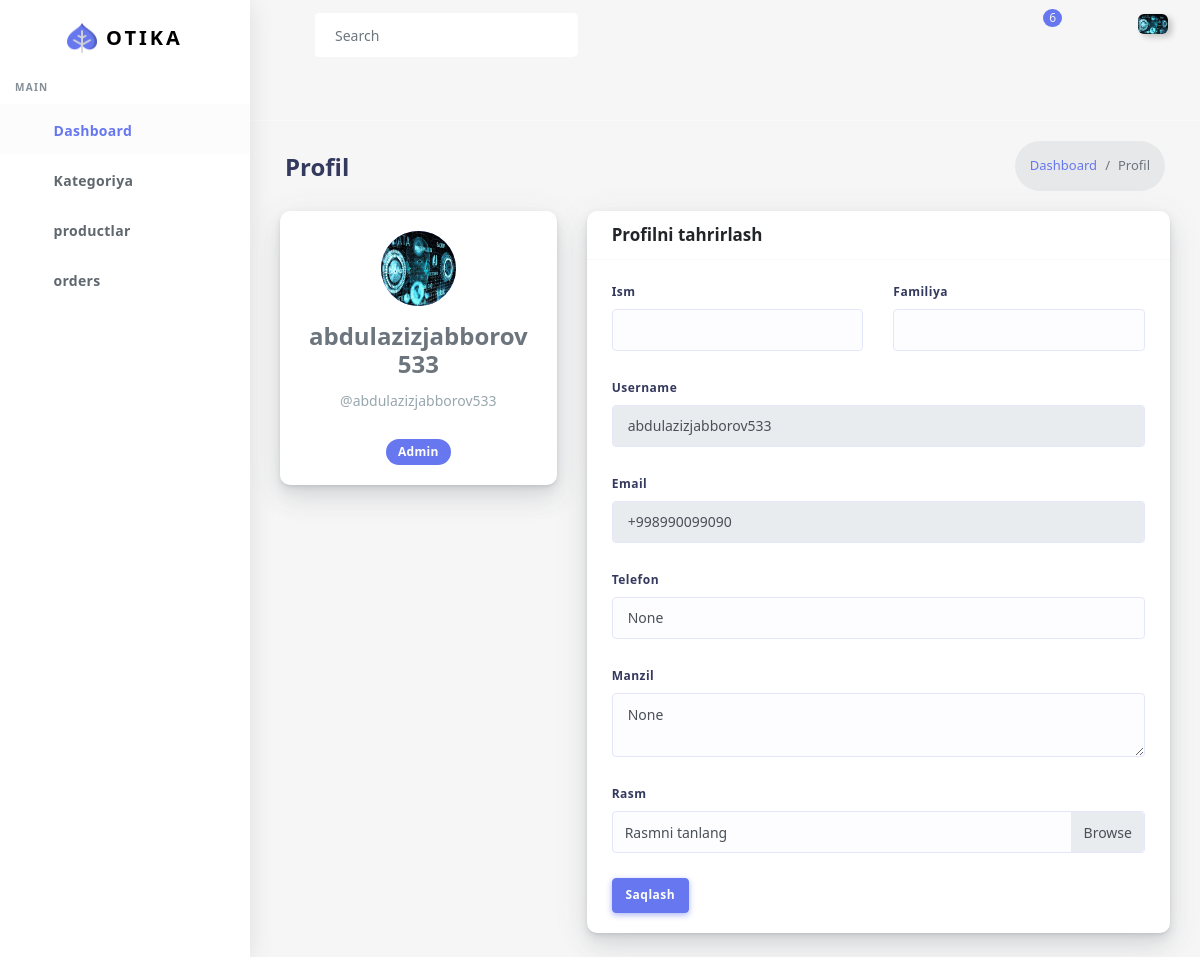
/dashboard/profile/ (signed in), run on an earlier commit of the app's database.
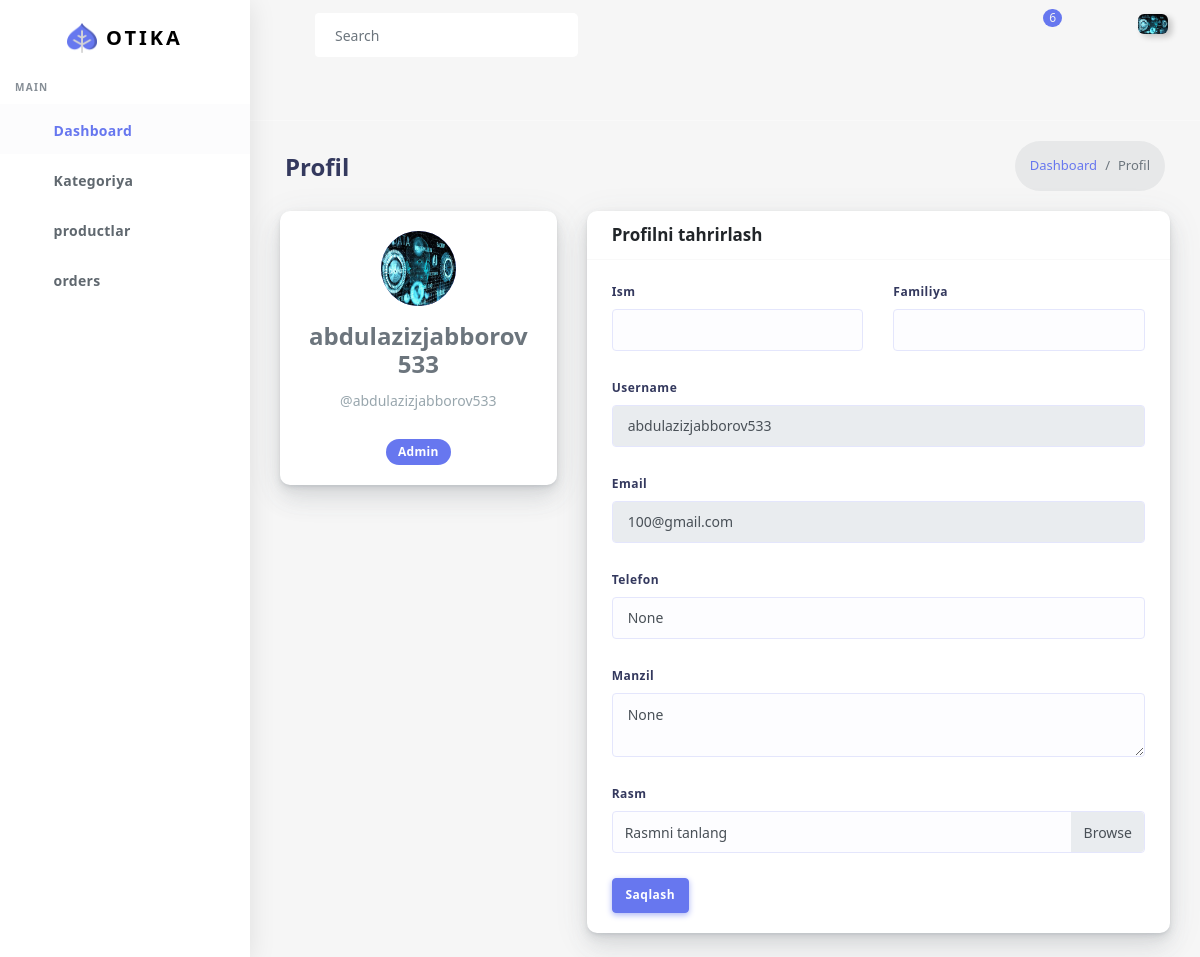
And on a later commit of the database.
### main/models.py (models this page shows)
class User(AbstractUser):
    phone = models.CharField(max_length=150, null= True, blank=True)
    address = models.TextField(null=True, blank=True)
    photo = models.ImageField(upload_to='users', null=True, blank=True)
    class Meta(AbstractUser.Meta):
        swappable = "AUTH_USER_MODEL"

### dashboard/views.py (the view, shortened to what this page needs)
# urls.py: path('profile/', views.profile_view, name='d_profile'),
def profile_view(request):
    orders = models.Cart.objects.filter(user=request.user).order_by('-id')
    return render(request, 'dashboard/profile.html', {'orders': orders})

### templates/dashboard/profile.html (shortened to what this page needs)
{% extends 'dashboard/base.html' %}
{% load static %}
{% block content %}
<div class="main-content">
  <section class="section">
    <div class="section-header">
      <h1>Profil</h1>
      <div class="section-header-breadcrumb">
        <div class="breadcrumb-item active"><a href="{% url 'd_index' %}">Dashboard</a></div>
        <div class="breadcrumb-item">Profil</div>
      </div>
    </div>
    <div class="section-body">
      <div class="row">
        <div class="col-12 col-md-6 col-lg-4">
          <div class="card">
            <div class="card-body text-center">
              <div class="avatar avatar-xl">
                {% if user.photo %}
                  <img src="{{ user.photo.url }}" alt="Profile" class="avatar-img rounded-circle">
                {% else %}
                  <img src="{% static 'assets2/assets/img/users/user-1.png' %}" alt="Profile" class="avatar-img rounded-circle">
                {% endif %}
              </div>
              <h4 class="mt-3">{{ user.get_full_name|default:user.username }}</h4>
              <p class="text-muted">@{{ user.username }}</p>
              <div class="mt-4">
                <span class="badge badge-primary">Admin</span>
              </div>
            </div>
          </div>
        </div>
        <div class="col-12 col-md-6 col-lg-8">
          <div class="card">
            <div class="card-header">
              <h4>Profilni tahrirlash</h4>
            </div>
            <div class="card-body">
              <form method="POST" enctype="multipart/form-data">
                <div class="row">
                  <div class="col-md-6">
                    <div class="form-group">
                      <label>Ism</label>
                      <input type="text" class="form-control" name="first_name" value="{{ user.first_name }}">
                    </div>
                  </div>
                  <div class="col-md-6">
                    <div class="form-group">
                      <label>Familiya</label>
                      <input type="text" class="form-control" name="last_name" value="{{ user.last_name }}">
                    </div>
                  </div>
                </div>
                <div class="form-group">
                  <label>Username</label>
                  <input type="text" class="form-control" value="{{ user.username }}" disabled>
                </div>
                <div class="form-group">
                  <label>Email</label>
                  <input type="email" class="form-control" value="{{ user.email }}" disabled>
                </div>
                <div class="form-group">
                  <label>Telefon</label>
                  <input type="text" class="form-control" name="phone" value="{{ user.phone|default:'' }}">
                </div>
                <div class="form-group">
                  <label>Manzil</label>
                  <textarea class="form-control" name="address" rows="3">{{ user.address|default:'' }}</textarea>
                </div>
                <div class="form-group">
                  <label>Rasm</label>
                  <div class="custom-file">
                    <label class="custom-file-label" for="customFile">Rasmni tanlang</label>
                  </div>
                </div>
                <button type="submit" class="btn btn-primary">Saqlash</button>
              </form>
            </div>
          </div>
        </div>
      </div>
    </div>
  </section>
</div>
{% endblock %}

### templates/dashboard/base.html (shortened to what this page needs)
<!DOCTYPE html>
{% load static %}
<html lang="en">
<head>
  <link rel="stylesheet" href="{% static 'assets2/assets/css/app.min.css' %}">
  <link rel="stylesheet" href="{% static 'assets2/assets/css/style.css' %}">
  <link rel="stylesheet" href="{% static 'assets2/assets/css/components.css' %}">
  <link rel="stylesheet" href="{% static 'assets2/assets/css/custom.css' %}">
    <link rel="stylesheet" href="{% static 'assets2/assets/bundles/summernote/summernote-bs4.css' %}">
  <link rel="stylesheet" href="{% static 'assets2/assets/bundles/jquery-selectric/selectric.css' %}">
  <link rel="stylesheet" href="{% static 'assets2/assets/bundles/bootstrap-tagsinput/dist/bootstrap-tagsinput.css' %}">
    <link rel="stylesheet" href="{% static 'assets2/assets/bundles/pretty-checkbox/pretty-checkbox.min.css' %}">
  <link rel="stylesheet" href="{% static 'assets2/assets/bundles/prism/prism.css' %}">
</head>
<body>
  <div id="app">
    <div class="main-wrapper main-wrapper-1">
      <div class="navbar-bg"></div>
      <nav class="navbar navbar-expand-lg main-navbar sticky">
        <div class="form-inline mr-auto">
          <ul class="navbar-nav mr-3">
            <li><a href="#" data-toggle="sidebar" class="nav-link nav-link-lg
									collapse-btn"> </a></li>
            <li><a href="#" class="nav-link nav-link-lg fullscreen-btn">
              </a></li>
            <li>
              <form class="form-inline mr-auto" action="{% url 'd_orders' %}" method="get">
                <div class="search-element">
                  <input class="form-control" type="search" name="query" placeholder="Search " aria-label="Search" data-width="200">
                  <button class="btn" type="submit">
                    <i class="fas fa-search"></i>
                  </button>
                </div>
              </form>
            </li>
          </ul>
        </div>
        <ul class="navbar-nav navbar-right">
          <li class="dropdown dropdown-list-toggle"><a href="#" data-toggle="dropdown"
              class="nav-link nav-link-lg message-toggle">
              <span class="badge headerBadge1">
                6 </span> </a>
          </li>
          <li class="dropdown dropdown-list-toggle"><a href="#" data-toggle="dropdown"
              class="nav-link notification-toggle nav-link-lg"><i data-feather="bell" class="bell"></i>
            </a>
          </li>
          <li class="dropdown"><a href="#" data-toggle="dropdown"
              class="nav-link dropdown-toggle nav-link-lg nav-link-user"> {% if user.photo %}<img alt="image" src="{{user.photo.url}}"
                class="user-img-radious-style">{% else %}<img alt="image" src="{% static 'assets2/assets/img/users/user-1.png' %}"
                class="user-img-radious-style">{% endif %} </a>
          </li>
        </ul>
      </nav>
      <div class="main-sidebar sidebar-style-2">
        <aside id="sidebar-wrapper">
          <div class="sidebar-brand">
            <a href="{% url 'd_index' %}"> <img alt="image" src="{% static 'assets2/assets/img/logo.png' %}" class="header-logo" /> <span
                class="logo-name">Otika</span>
            </a>
          </div>
          <ul class="sidebar-menu">
            <li class="menu-header">Main</li>
            <li class="dropdown active">
              <a href="{% url 'd_index' %}" class="nav-link"><span>Dashboard</span></a>
            </li>
            <li class="dropdown">
              <a href="#" class="menu-toggle nav-link has-dropdown"><span>Kategoriya</span></a>
            </li>
            <li class="dropdown">
              <a href="#" class="menu-toggle nav-link has-dropdown"><span>productlar</span></a>
            </li>
            <li class="dropdown">
              <a href="" class="menu-toggle nav-link has-dropdown"><span>orders</span></a>
            </li>
          </ul>
        </aside>
      </div>
      {% block content %}
      {% endblock %}
    </div>
  </div>
</body>
</html>

### static/assets2/assets/css/custom.css (style rules this page uses)
.main-wrapper-1 { max-width: 1600px; margin: 0 auto; }
.section { max-width: 100%; }
.card { margin-bottom: 1.5rem; }
.card-body { padding: 1.5rem; }

What changed in the data, as far as the page shows it:
changed User "abdulazizjabborov533": email "+998990099090" → "100@gmail.com"
